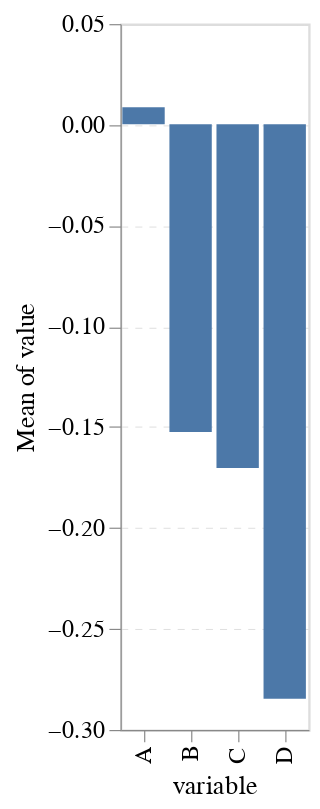

This figure's notebook cell:
### Code cell
%run vox_theme.py
chart

### Figure 1 — Vega-Lite specification as saved in the notebook (floating-point values rounded to 4 significant figures)
{"$schema": "https://vega.github.io/schema/vega-lite/v2.6.0.json", "config": {"arc": {"fill": "#3e5c69"}, "area": {"fill": "#3e5c69"}, "axis": {"domainWidth": 0.5, "grid": true, "labelPadding": 2, "tickSize": 5, "tickWidth": 0.5, "titleFontWeight": "normal"}, "axisBand": {"grid": false}, "axisX": {"gridWidth": 0.2}, "axisY": {"gridDash": [3], "gridWidth": 0.4}, "background": "#fff", "legend": {"labelFontSize": 11, "padding": 1, "symbolType": "square"}, "line": {"stroke": "#3e5c69"}, "path": {"stroke": "#3e5c69"}, "range": {"category": ["#3e5c69", "#6793a6", "#182429", "#0570b0", "#3690c0", "#74a9cf", "#a6bddb", "#e2ddf2"]}, "rect": {"fill": "#3e5c69"}, "shape": {"stroke": "#3e5c69"}, "symbol": {"fill": "#3e5c69"}}, "data": {"name": "data-efb252e7c57bdc7da8542a41b9a92119"}, "datasets": {"data-efb252e7c57bdc7da8542a41b9a92119": [{"value": -0.461, "variable": "A"}, {"value": -0.6367, "variable": "A"}, {"value": 0.8774, "variable": "A"}, {"value": 0.03826, "variable": "A"}, {"value": 0.1653, "variable": "A"}, {"value": -1.282, "variable": "A"}, {"value": -1.085, "variable": "A"}, {"value": -0.2776, "variable": "A"}, {"value": 1.399, "variable": "A"}, {"value": 0.1905, "variable": "A"}, {"value": 0.1943, "variable": "A"}, {"value": -0.5676, "variable": "A"}, {"value": 0.5009, "variable": "A"}, {"value": -1.386, "variable": "A"}, {"value": -1.255, "variable": "A"}, {"value": -0.3358, "variable": "A"}, {"value": -0.2206, "variable": "A"}, {"value": -0.3834, "variable": "A"}, {"value": 0.6615, "variable": "A"}, {"value": -0.1631, "variable": "A"}, {"value": -0.02475, "variable": "A"}, {"value": 0.4582, "variable": "A"}, {"value": 0.7641, "variable": "A"}, {"value": 0.1393, "variable": "A"}, {"value": -2.595, "variable": "A"}, {"value": 1.147, "variable": "A"}, {"value": 0.157, "variable": "A"}, {"value": 1.273, "variable": "A"}, {"value": 1.022, "variable": "A"}, {"value": 1.941, "variable": "A"}, {"value": -0.1779, "variable": "B"}, {"value": -0.1913, "variable": "B"}, {"value": 1.287, "variable": "B"}, {"value": -0.5126, "variable": "B"}, {"value": 0.4481, "variable": "B"}, {"value": 0.6524, "variable": "B"}, {"value": 0.1359, "variable": "B"}, {"value": 0.7554, "variable": "B"}, {"value": -2.106, "variable": "B"}, {"value": -0.9536, "variable": "B"}, {"value": -0.7169, "variable": "B"}, {"value": 0.4166, "variable": "B"}, {"value": -1.457, "variable": "B"}, {"value": -0.5404, "variable": "B"}, {"value": 0.4442, "variable": "B"}, {"value": 0.6857, "variable": "B"}, {"value": -0.4275, "variable": "B"}, {"value": -0.1505, "variable": "B"}, {"value": 0.7518, "variable": "B"}, {"value": 0.104, "variable": "B"}, {"value": 0.1214, "variable": "B"}, {"value": -0.8323, "variable": "B"}, {"value": 0.4985, "variable": "B"}, {"value": -0.7089, "variable": "B"}, {"value": 0.9943, "variable": "B"}, {"value": -1.759, "variable": "B"}, {"value": -0.6608, "variable": "B"}, {"value": -0.02429, "variable": "B"}, {"value": 0.05028, "variable": "B"}, {"value": -0.7039, "variable": "B"}, {"value": -1.304, "variable": "C"}, {"value": 0.3673, "variable": "C"}, {"value": 0.1543, "variable": "C"}, {"value": -0.1205, "variable": "C"}, {"value": -1.001, "variable": "C"}, {"value": -0.2541, "variable": "C"}, {"value": -0.4228, "variable": "C"}, {"value": -0.2764, "variable": "C"}, {"value": 0.7387, "variable": "C"}, {"value": -0.1703, "variable": "C"}, {"value": 1.707, "variable": "C"}, {"value": 0.607, "variable": "C"}, {"value": 1.027, "variable": "C"}, {"value": 0.4676, "variable": "C"}, {"value": 0.6415, "variable": "C"}, {"value": 0.4177, "variable": "C"}, {"value": 1.287, "variable": "C"}, {"value": -1.036, "variable": "C"}, {"value": -1.95, "variable": "C"}, {"value": -1.593, "variable": "C"}, {"value": 0.6704, "variable": "C"}, {"value": -2.446, "variable": "C"}, {"value": -1.054, "variable": "C"}, {"value": -0.7957, "variable": "C"}, {"value": 1.282, "variable": "C"}, {"value": -0.5406, "variable": "C"}, {"value": -0.2619, "variable": "C"}, {"value": 0.4286, "variable": "C"}, {"value": -1.817, "variable": "C"}, {"value": 0.1371, "variable": "C"}, {"value": -0.1048, "variable": "D"}, {"value": -1.052, "variable": "D"}, {"value": -0.0647, "variable": "D"}, {"value": -0.8736, "variable": "D"}, {"value": 0.3185, "variable": "D"}, {"value": 0.6777, "variable": "D"}, {"value": 0.4703, "variable": "D"}, {"value": 0.5203, "variable": "D"}, {"value": -2.117, "variable": "D"}, {"value": 0.7675, "variable": "D"}, {"value": 1.207, "variable": "D"}, {"value": -1.67, "variable": "D"}, {"value": 0.9805, "variable": "D"}, {"value": 0.6478, "variable": "D"}, {"value": -1.104, "variable": "D"}, {"value": 1.107, "variable": "D"}, {"value": -0.1366, "variable": "D"}, {"value": -1.019, "variable": "D"}, {"value": -0.8703, "variable": "D"}, {"value": 0.2375, "variable": "D"}, {"value": 0.2508, "variable": "D"}, {"value": 0.5361, "variable": "D"}, {"value": -1.288, "variable": "D"}, {"value": -0.03262, "variable": "D"}, {"value": 0.648, "variable": "D"}, {"value": 0.9184, "variable": "D"}, {"value": -1.29, "variable": "D"}, {"value": -1.824, "variable": "D"}, {"value": -1.412, "variable": "D"}, {"value": -2.973, "variable": "D"}]}, "encoding": {"x": {"field": "variable", "type": "nominal"}, "y": {"aggregate": "mean", "field": "value", "type": "quantitative"}}, "mark": "bar"}
